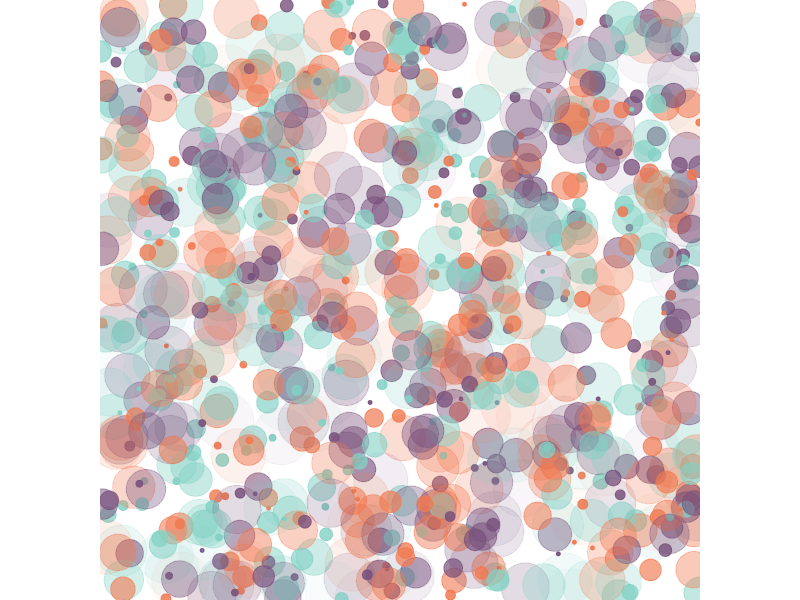

Here is the R script that generated this plot:
library(ggplot2)

# generate data
set.seed(1234)
n <- 1000
x <- runif(n, 0, 1)
y <- runif(n, 0, 1)
col <- as.character(sample(1:3, size = n, replace = T))
size <- sample(1:20, size = n, replace = T)
plot_data <- data.frame(x = x,
                        y = y,
                        col = col,
                        size = size)

# plot
ggplot() +
  geom_point(data = plot_data,
             mapping = aes(x=x, y=y, colour = col, size = I(size), alpha = I((1 - size/20))), pch = 19) +
  scale_colour_manual(values = c("#83D1C4", "#78517C", "#F17950")) +
  xlim(0, 1) +
  ylim(0, 1) +
  coord_fixed(expand = F) +
  theme_void() +
  theme(legend.position = "none")

